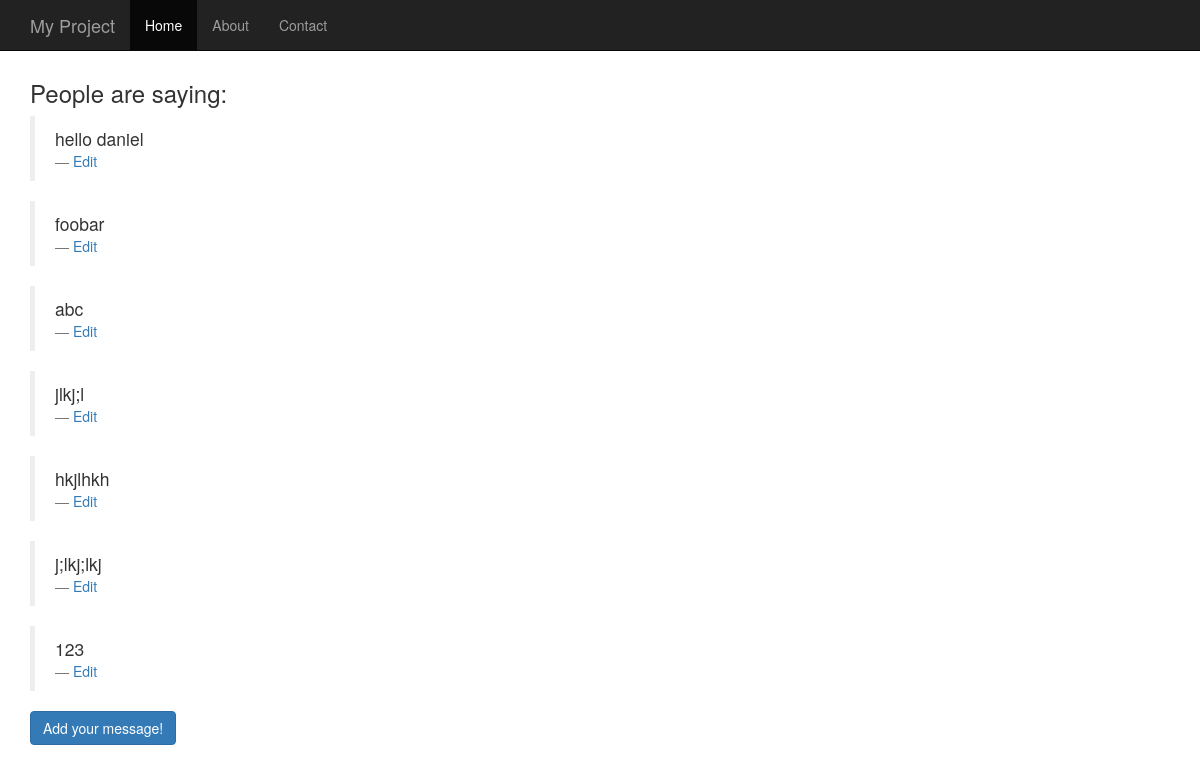
Screenshot of /smsg/ with the database file from the repository.
### smsg/models.py (models this page shows, shortened)
class Message(models.Model):
    body = models.TextField()

### smsg/views.py (the view)
class ListView(generic.ListView):
    model = Message
    template_name = 'smsg/list.jinja2'

### smsg/templates/smsg/list.jinja2 (shortened to what this page needs)
{% extends "base.jinja2" %}
{% block content %}
  {% if object_list %}
    <h3>People are saying:</h3>
    {% for msg in object_list %}
      <blockquote><p>{{ msg.body }}<small><a href="{{ msg.id }}/edit">Edit</a></small></p></blockquote>
    {% endfor %}
    <a href="add/" class="btn btn-primary">Add your message!</a>
  {% else %}
    <p>No messages are available.</p>
  {% endif %}
{% endblock %}

### mysite/static/mysite/style.css (style rules this page uses)
body { padding-top: 60px; }

### rows the page displays
Message: body "hello daniel"
Message: body "foobar"
Message: body "abc"
Message: body "jlkj;l"
Message: body "hkjlhkh"
Message: body "j;lkj;lkj"
Message: body "123"
